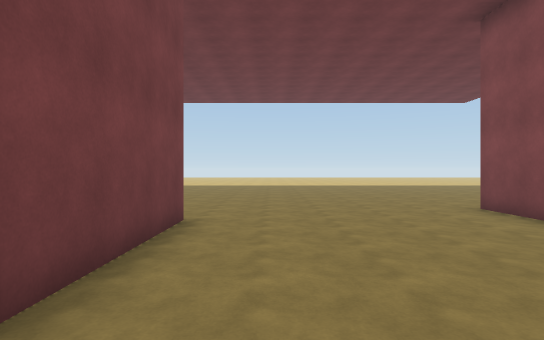
[1] (above)

14 first-person views from a walk through a scene from a Unity 3-D project. The camera is 1.5 m above the floor, looks level and sees 80° across. Doors are open. The floor is counted in squares, 1.8 m on a side. Each view is taken from the middle of a square. On the plan, view 1 faces up. The plan holds only what a view shows up to about 11 squares ahead; the rest is blank. The place goes on beyond the plan. The player character is not drawn.

[2]
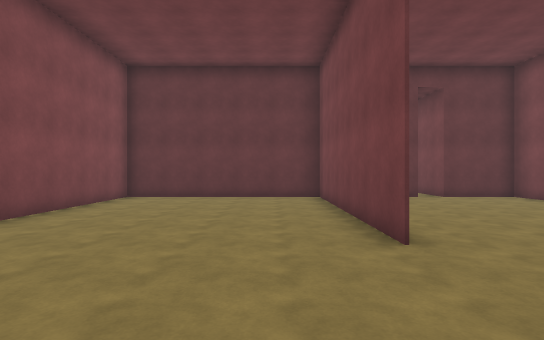

[3]
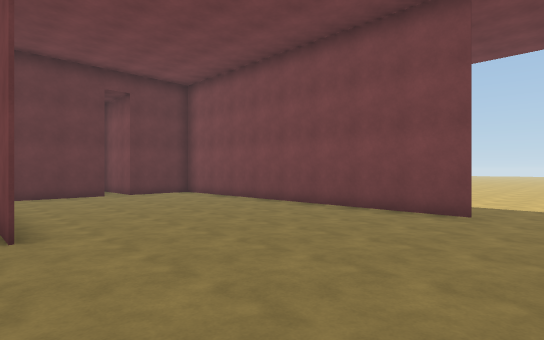

[4]
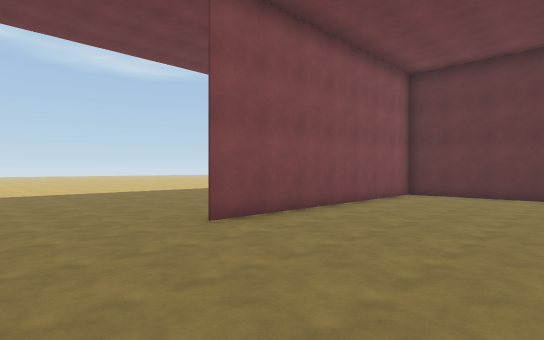

[5]
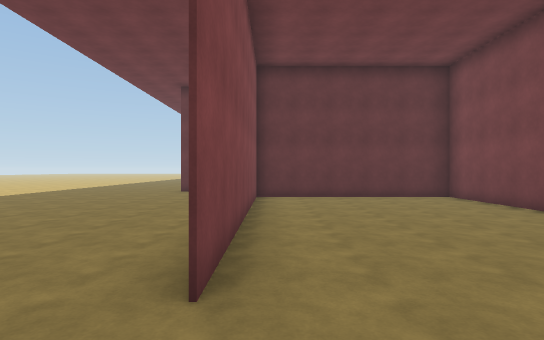

[6]
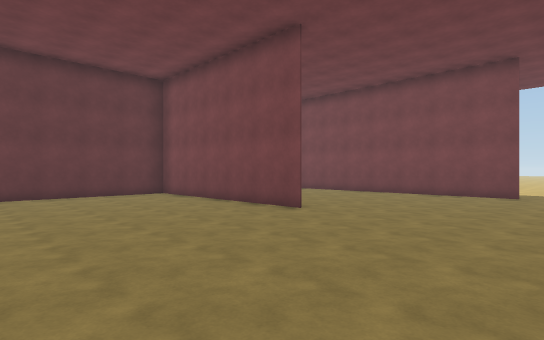

[7]
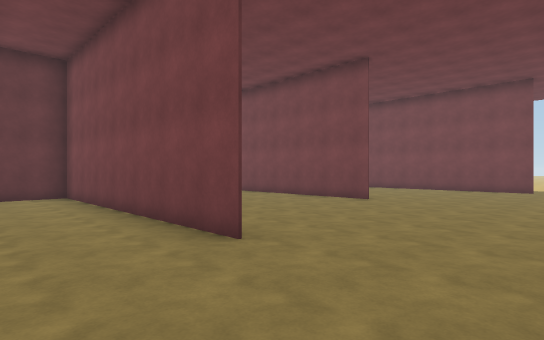

[8]
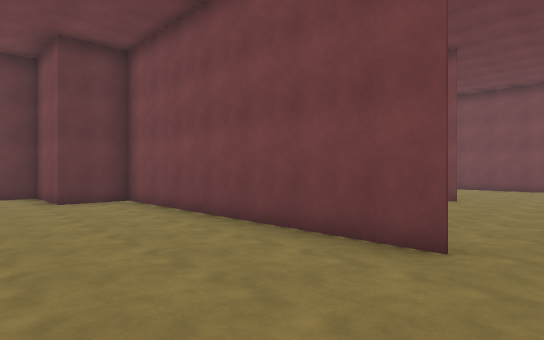

[9]
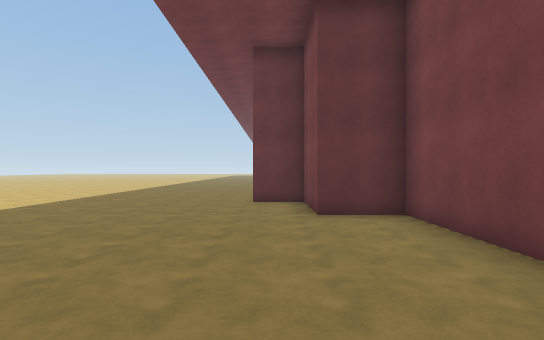

[10]
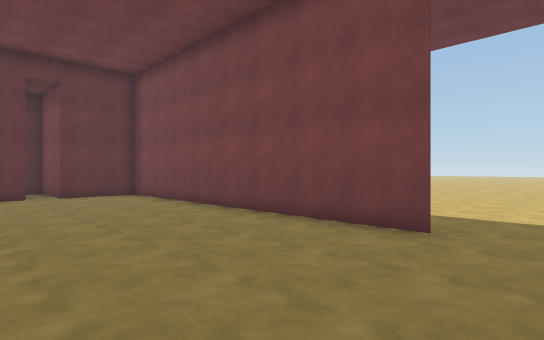

[11]
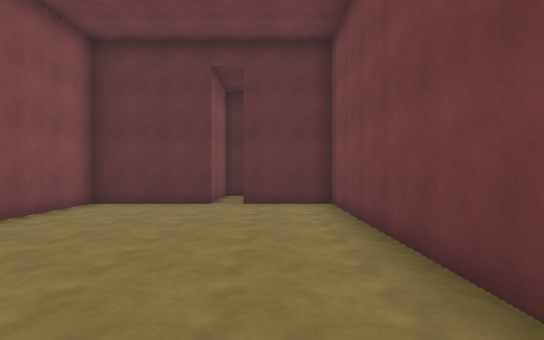

[12]
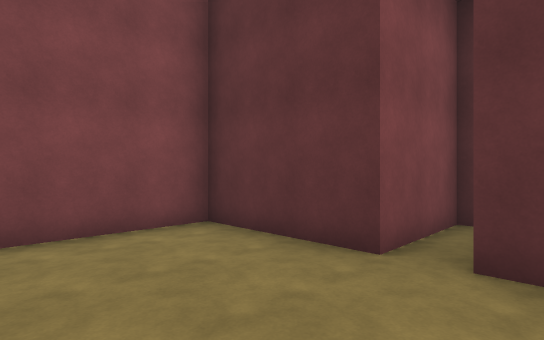

[13]
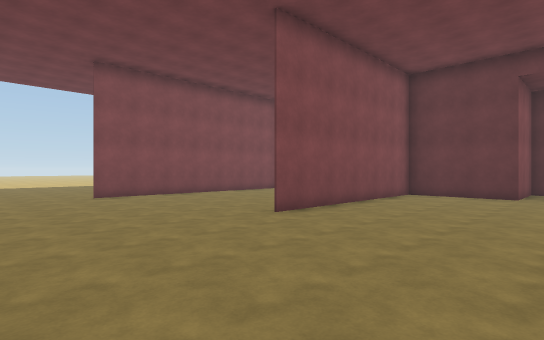

[14]
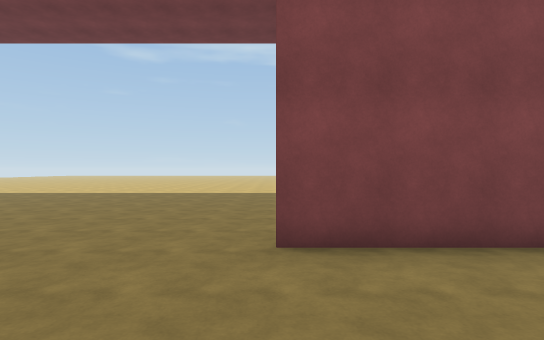

### Floor plan
Points are (right, up) in squares from view 1. A wall is a line through its corners. A room is listed if a view was taken in it or the views show most of it. See-through windows are left out.
Room 1 (views 1, 2, 3, 4, 5, 6, 7, 8, 9, 10, 11, 12, 13, 14)
walls: (-1.5, 5.5) (-1.5, -1) (-1.5, 5.5); (4.5, 7) (4.5, -1) (4.5, 7); (-7.5, 8.5) (-7.5, -1) (-5.3, -1) (-5.3, -3.5) (-4.5, -3.5) (-4.5, -1) (6.1, -1) (6.1, -3.5) (7.5, -3.5)
ways out: opening at (-7, 9.5)

Where each view was taken, in squares from view 1:
view 1: 0 up, 0 right, facing up
view 2: 9 up, 0 right, facing down
view 3: 10 up, 1 left, facing down-left
view 4: 10 up, 0 right, facing down-right
view 5: 9 up, 4 right, facing down
view 6: 10 up, 4 right, facing down-left
view 7: 10 up, 7 right, facing down-left
view 8: 8 up, 8 right, facing down-left
view 9: 5 up, 7 right, facing down
view 10: 10 up, 3 left, facing down-left
view 11: 7 up, 6 left, facing down
view 12: 2 up, 6 left, facing down-right
view 13: 10 up, 6 left, facing down-right
view 14: 7 up, 1 right, facing right
